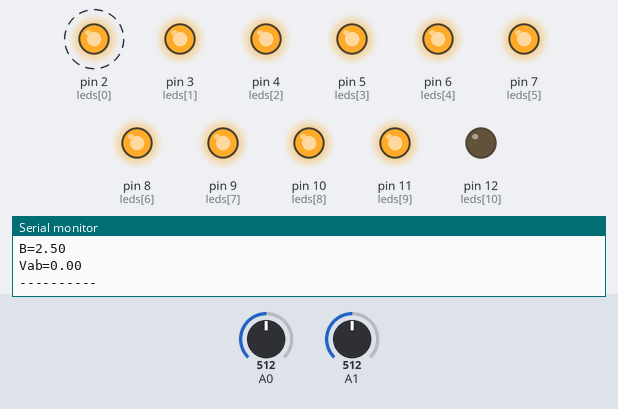
A sketch run on a simulated Arduino Uno, built with avr-gcc and run on an emulated ATmega328P. Parts: output pins drawn as LEDs (lit = HIGH), the last lines printed to the serial monitor. Dashed ring = blinking. The inputs (shaded band) are chosen by the test bench; at power-on: A0 = 512, A1 = 512.

Above: at 1.3 s.
1.4 s: A0 set to 692
4.9 s: A0 set to 722
At 6.8 s:
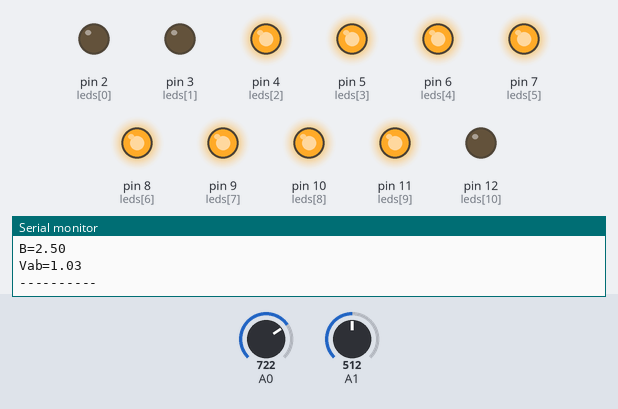
8.0 s: A1 set to 474
At 9.2 s:
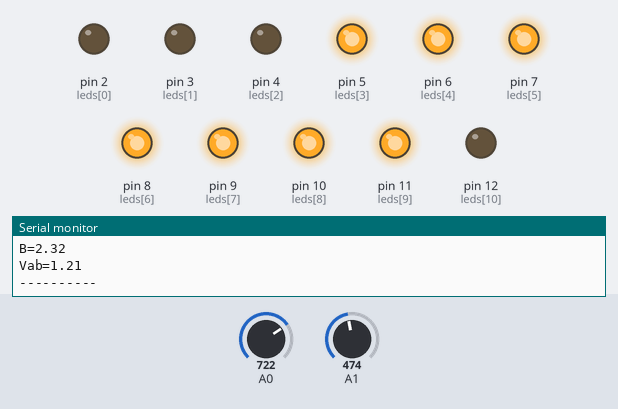
9.5 s: A1 set to 447
At 10.6 s:
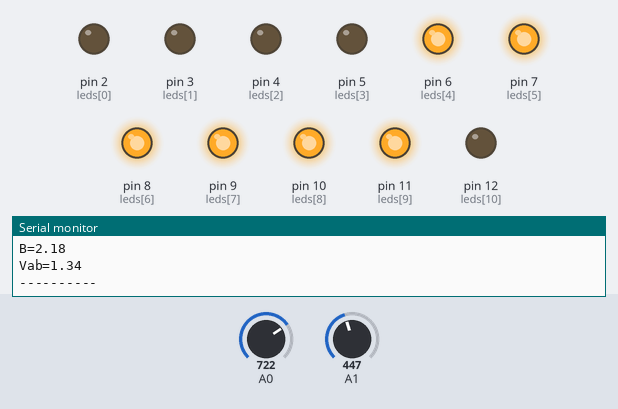
11.0 s: A1 set to 306
At 12.0 s:
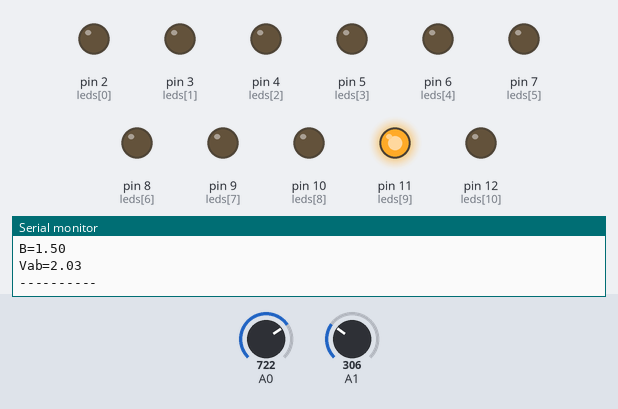
12.5 s: A0 set to 900
At 13.3 s:
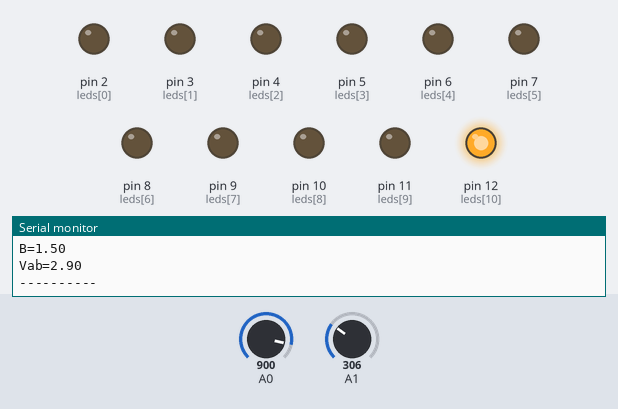
Timing chart, 0 to 15.0 s (numbered marks = the images above; inputs shaded):
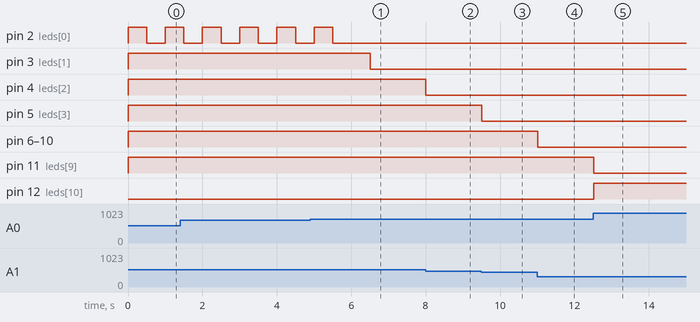

Measured:
- the behaviour switches between 706 and 707 on A0 (found by bisection; images 0 and 1)
- the behaviour switches between 493 and 492 on A1 (found by bisection; images 1 and 2)
- the behaviour switches between 459 and 458 on A1 (found by bisection; images 2 and 3)
- after the input at 4.9 s, pin 2 (leds[0]): goes on until 5.5 s, then stays LOW; pin 3 (leds[1]): HIGH → LOW after 1.6 s
- after the input at 8.0 s, pin 4 (leds[2]): HIGH → LOW at once
- after the input at 9.5 s, pin 5 (leds[3]): HIGH → LOW at once
- after the input at 11.0 s, pin 6 (leds[4]), pin 7 (leds[5]), pin 8 (leds[6]), pin 9 (leds[7]), pin 10 (leds[8]): HIGH → LOW at once
- after the input at 12.5 s, pin 11 (leds[9]): HIGH → LOW at once; pin 12 (leds[10]): LOW → HIGH at once

The sketch:

Temperatura.ino
```cpp
float Va;
float Vb;
float Vab;
int leds[11]={2,3,4,5,6,7,8,9,10,11,12};

int ledRojo4=leds[0];
int ledRojo3=leds[1];
int ledRojo2=leds[2];
int ledRojo1=leds[3];
int ledNaranja2=leds[4];
int ledNaranja1=leds[5];
int ledAmarillo2=leds[6];
int ledAmarillo1=leds[7];
int ledVerde3=leds[8];
int ledVerde2=leds[9];
int ledVerde1=leds[10];

void setup()
{
  Serial.begin(9600);
  for (int i = 0; i < 11; i++){
    pinMode(leds[i], OUTPUT);
  }
}
void loop()
{
	Va=analogRead(0);
  Va=Va * 5 / 1023;
  Vb=analogRead(1);
  Vb=Vb * 5 / 1023;
  Vab=Va - Vb;
  Serial.print("A=");
  Serial.println(Va);
  Serial.print("B=");
  Serial.println(Vb);
  Serial.print("Vab=");
  Serial.println(Vab);
  Serial.println("----------");
  Serial.println("");
  //#green//////////////////////////-40
  if (Vab>=2.05)
  {
    digitalWrite(ledVerde1, HIGH);
  }
///////////////////////////40-45
  if (Vab<2.05)
  {
    digitalWrite(ledVerde2, HIGH);
  }else
  {
    digitalWrite(ledVerde2, LOW);
  }
///////////////////////////45-50
  if (Vab<1.95)
  {
    digitalWrite(ledVerde3, HIGH);
  }else
  {
    digitalWrite(ledVerde3, LOW);
  }
//#//#yellow/////////////////////////50-55
  if (Vab<1.84)
  {
    digitalWrite(ledAmarillo1, HIGH);
  }else
  {
    digitalWrite(ledAmarillo1, LOW);
  }
/////////////////////////////55-60
  if (Vab<1.72)
  {
    digitalWrite(ledAmarillo2, HIGH);
  }else
  {
    digitalWrite(ledAmarillo2, LOW);
  }
//#//#orange////////////////////////60-65
  if (Vab<1.59)
  {
    digitalWrite(ledNaranja1, HIGH);
  }else
  {
    digitalWrite(ledNaranja1, LOW);
  }
////////////////////////////65-70
  if (Vab<1.45)
  {
    digitalWrite(ledNaranja2, HIGH);
  }else
  {
    digitalWrite(ledNaranja2, LOW);
  }
//#//#red////////////////////////70-75
  if (Vab<1.29)
  {
    digitalWrite(ledRojo1, HIGH);
  }else
  {
    digitalWrite(ledRojo1, LOW);
  }
////////////////////////////75-80
  if (Vab<1.12)
  {
    digitalWrite(ledRojo2, HIGH);
  }else
  {
    digitalWrite(ledRojo2, LOW);
  }
/////////////////////////////80-88
  if (Vab<0.95)
  {
    digitalWrite(ledRojo3, HIGH);
  }else
  {
    digitalWrite(ledRojo3, LOW);
  }
////////////////////////////////+88
  if (Vab<0.66)
  {
    do
    {
      digitalWrite(ledRojo4, HIGH);
      delay(500);
      digitalWrite(ledRojo4, LOW);
      Va=analogRead(0);
      Va=Va * 5 / 1023;
      Vb=analogRead(1);
      Vb=Vb * 5 / 1023;
      Vab=Va - Vb;
      delay(500);
    } while (Vab<0.95);
  }else
  {
    digitalWrite(ledRojo4, LOW);
  }
////////////////////////////////#
  delay(500);
}
```
